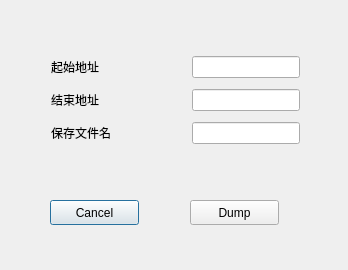
<?xml version="1.0" encoding="UTF-8"?>
<ui version="4.0">
 <class>DumpWidget</class>
 <widget class="QDialog" name="DumpWidget">
  <property name="geometry">
   <rect>
    <x>0</x>
    <y>0</y>
    <width>348</width>
    <height>270</height>
   </rect>
  </property>
  <property name="windowTitle">
   <string>DumpWidget</string>
  </property>
  <widget class="QPushButton" name="pushButton">
   <property name="geometry">
    <rect>
     <x>50</x>
     <y>200</y>
     <width>89</width>
     <height>25</height>
    </rect>
   </property>
   <property name="text">
    <string>Cancel</string>
   </property>
  </widget>
  <widget class="QPushButton" name="pushButton_2">
   <property name="geometry">
    <rect>
     <x>190</x>
     <y>200</y>
     <width>89</width>
     <height>25</height>
    </rect>
   </property>
   <property name="text">
    <string>Dump</string>
   </property>
  </widget>
  <widget class="QWidget" name="">
   <property name="geometry">
    <rect>
     <x>40</x>
     <y>40</y>
     <width>271</width>
     <height>121</height>
    </rect>
   </property>
   <layout class="QGridLayout" name="gridLayout">
    <item row="0" column="0">
     <widget class="QLabel" name="label">
      <property name="text">
       <string>起始地址</string>
      </property>
     </widget>
    </item>
    <item row="2" column="2">
     <widget class="QLineEdit" name="lineEdit_3"/>
    </item>
    <item row="2" column="0">
     <widget class="QLabel" name="label_3">
      <property name="text">
       <string>保存文件名</string>
      </property>
     </widget>
    </item>
    <item row="1" column="2">
     <widget class="QLineEdit" name="lineEdit"/>
    </item>
    <item row="1" column="0">
     <widget class="QLabel" name="label_2">
      <property name="text">
       <string>结束地址</string>
      </property>
     </widget>
    </item>
    <item row="0" column="2">
     <widget class="QLineEdit" name="lineEdit_2"/>
    </item>
    <item row="0" column="1">
     <spacer name="horizontalSpacer">
      <property name="orientation">
       <enum>Qt::Horizontal</enum>
      </property>
      <property name="sizeHint" stdset="0">
       <size>
        <width>40</width>
        <height>20</height>
       </size>
      </property>
     </spacer>
    </item>
   </layout>
  </widget>
 </widget>
 <layoutdefault spacing="6" margin="11"/>
 <resources/>
 <connections/>
</ui>
